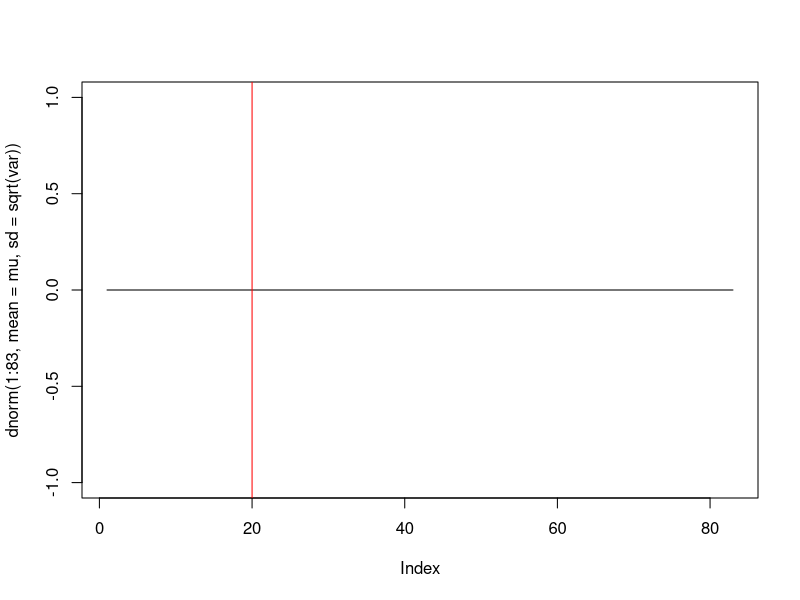

Write the R code that produced this figure. (Note: this script raises an error after producing the figure.)
## ---- chunk 1
#X: "Tiempo de impresion" 
#Pregunta: P(x<1) --> variable aleatoria contínua
#Impresora I distribucion Exponencial : exp(2)
#P(Y = I| x<1) = P(Y=I,x<1) / P(x<1)

#P(Y=I,x<1) 0.4*pexp(1,1/2)
#lamda = 1/media --> 
#rate --> lambda
p_xy = 0.4*pexp(1,1/2)
p_x = p_xy + 0.6* punif(1, min=0, max=5)
p_xy / p_x
 
## ---- chunk 2
#Num de fallos hasta primer éxito: Binomial Negativa
#X: "numero de mensajes  fallidos hasta transmisión exitosa"
#"esperado" = esperanza--> equiprobables (podemos hacer media)

n=1000
mean (
  rnbinom(n, 3, prob = 0.3)
)



## ---- chunk 3
#Dsitribución normal 
#X: "Tiempo hasta que se instale el software"
#N(mu, sigma^2)
mu = 15 * 82
var = 16 
sigma = 4

#dibujar distribucion normal
plot( dnorm(1:83, mean = mu, sd = sqrt(var)), type = "l")
abline(v = 20, col = "red")

#Probabilidad de q se instale en menos de 20mins
#P(x<20) = F(20)--> 20 es un cuantil
#media de 82 paquetes si la media de 1 es 15s --> 82*15
#ejemplo kg moragon, yo como 2kg de media, el 5 de media, media total: 5+2
pnorm(20, mean = 82*15, sd=4)
#para la media, si puedes 82*15, para la desv tipica: 
#desvtipica de uno (4) * raiz de todos los casos--> 4 * raiz 82

pnorm(20*60, mean = 82*15, sd=4*sqrt(82))




## ---- chunk 4
#X: Numero de pacientes que se queda sin camas
#Numero de éxito --> binomial
#Pregunta: P(x < 0.015)

size2=50 #es una distrib de depoiss pq suelen venir 50 personas mas o menos
n=1000
camas_necesarias= rbinom(n, size = size2, 0.25)
camas_suficientes = camas_necesarias > 19 #Dias no suficientes --> TRUE
camas_suficientes
sum(camas_suficientes) #hay 12 dias que no es suficiente
sum(camas_suficientes)/n #0,012%

sims = function(x){
  n=1000
  camas_necesarias= rbinom(n, 50, 0.25)
  camas_suficientes = camas_necesarias > x
  sum(camas_suficientes)/n
}
Vectorize = Vectorize(sims)

prob_x = function (x) sum( replicate (n, sims(x))/N  )

paste(c(19,20,21,22), c(prob_x(19), prob_x(20), prob_x(21), prob_x(22)))






## ---- chunk 5
#YR: de media 1 resfriado --> VA discreta
#YA: de media 4 resfriados

#Elección pastilla --> 0.5
#Pregunta: P(Y= y| X=3) = P(y,3)/P(x=3)

#-----------------------------------------
  #Poisson ¿pq? --> prob a partir de la media de q ocurra algo en un tiempo det
  #media = lambda , cuantil = 3
  #IMPORTANTE Dpoiss (porq queremos calcular x = K)
  #P(Y=a, X=3)
  p_xy = 0.5 * dpois(3, 4)
  #P(x=3) = P(Y=r, x=3) + P(Y=a, x=3)
  p_x3 = 0.5 * dpois(3, 1) + 0.5 * dpois(3, 4)

  p_xy/ p_x3                                                                         

